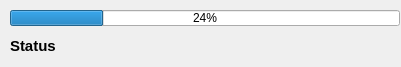
<?xml version="1.0" encoding="UTF-8"?>
<ui version="4.0">
 <class>Progress</class>
 <widget class="QDialog" name="Progress">
  <property name="geometry">
   <rect>
    <x>0</x>
    <y>0</y>
    <width>401</width>
    <height>67</height>
   </rect>
  </property>
  <property name="windowTitle">
   <string>Uploading</string>
  </property>
  <widget class="QProgressBar" name="progressBar">
   <property name="geometry">
    <rect>
     <x>10</x>
     <y>10</y>
     <width>390</width>
     <height>16</height>
    </rect>
   </property>
   <property name="minimumSize">
    <size>
     <width>390</width>
     <height>0</height>
    </size>
   </property>
   <property name="value">
    <number>24</number>
   </property>
  </widget>
  <widget class="QLabel" name="statusLabel">
   <property name="geometry">
    <rect>
     <x>10</x>
     <y>30</y>
     <width>381</width>
     <height>31</height>
    </rect>
   </property>
   <property name="font">
    <font>
     <pointsize>11</pointsize>
     <weight>75</weight>
     <bold>true</bold>
    </font>
   </property>
   <property name="text">
    <string>Status</string>
   </property>
  </widget>
 </widget>
 <resources/>
 <connections/>
</ui>
